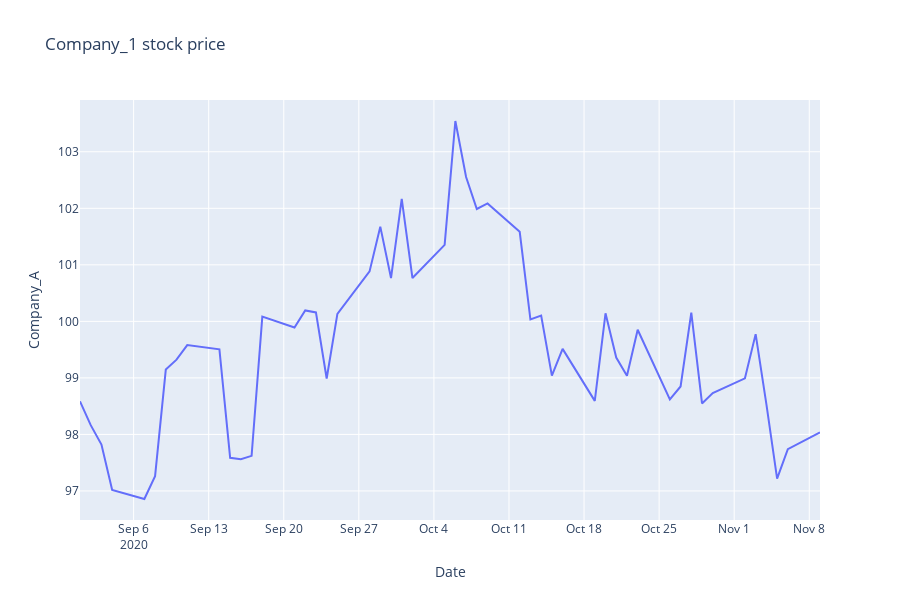

Here is the notebook cell this chart was saved with:
### Code cell
# Method 2: Using plotly.graph_objects
from plotly.offline import init_notebook_mode
init_notebook_mode(connected=True)

fig = go.Figure()
fig.add_trace(go.Scatter(x=df['Date'], y=df['Company_A'], 
                        mode='lines', name='Company_A'))
fig.update_layout(
    title='Company_1 stock price',
    xaxis_title='Date',
    yaxis_title='Company_A',
    height=600
)
fig.show()
